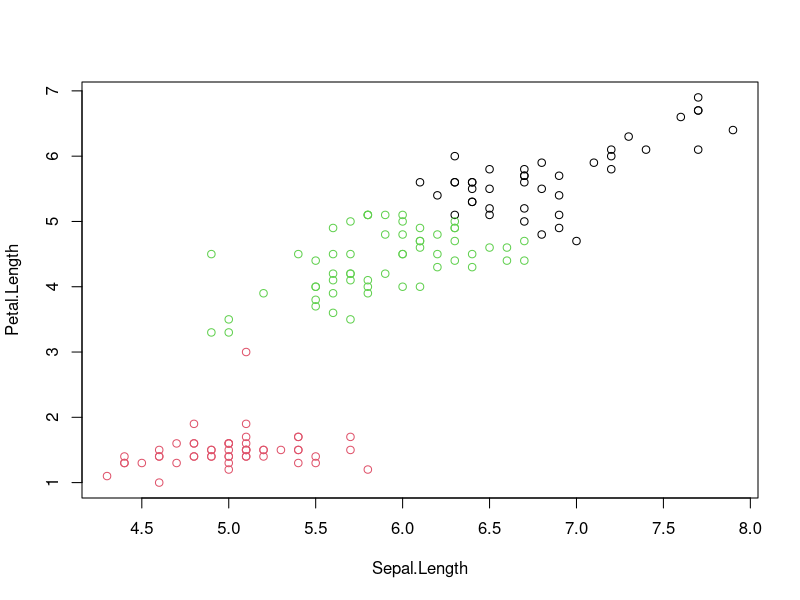
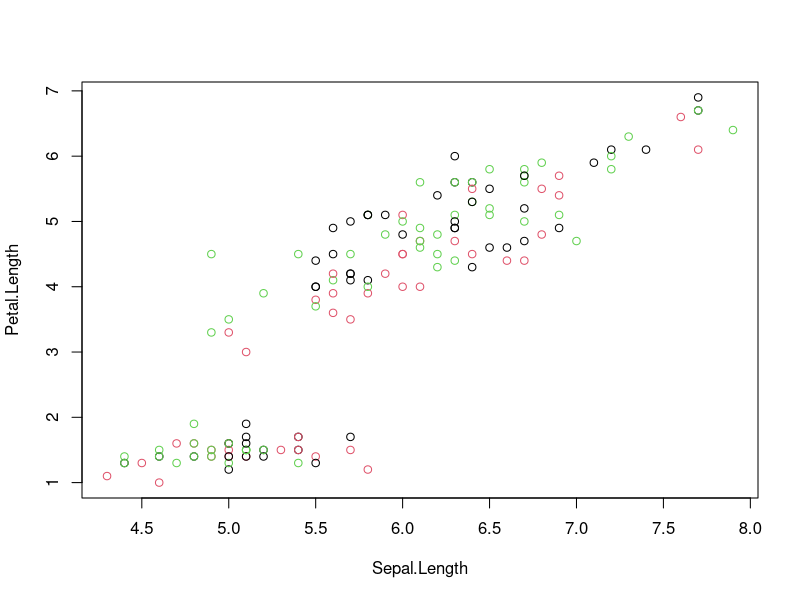
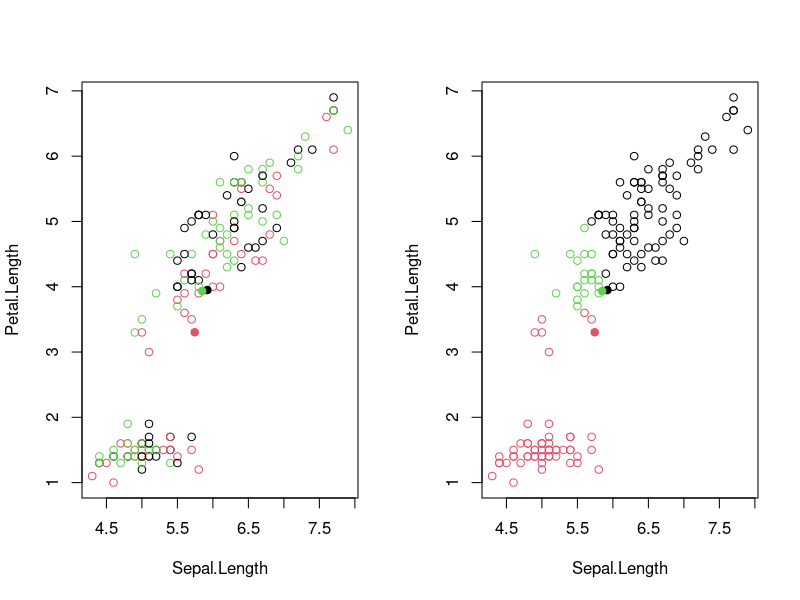
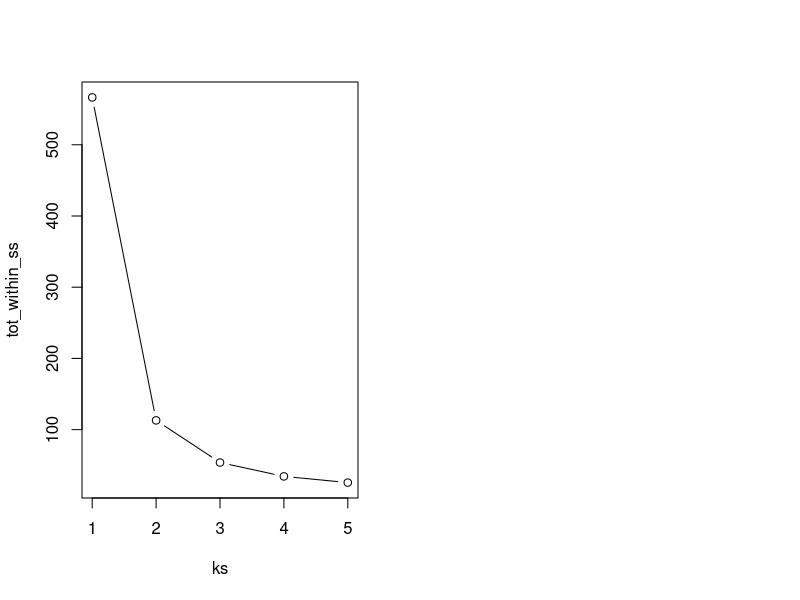

These figures' R source, in order:
### machine learning text ###
### https://bradleyboehmke.github.io/HOML/intro.html

library(dplyr)

library(datasets)
data(iris)
summary(iris)

#######################
#4.2 k-means clustering
#######################


i <- grep("Length", names(iris))
x <- iris[, i]
cl <- kmeans(x, 3, nstart = 10)
plot(x, col = cl$cluster)


dt2 <- iris %>%
  select(Sepal.Length, Petal.Length) #this is just how i would have built the data table


#4.2.1

#randomly assign a class membership
set.seed(12)
init <- sample(3, nrow(x), replace = TRUE)
plot(x, col = init)

par(mfrow = c(1, 2))
plot(x, col = init)
centres <- sapply(1:3, function(i) colMeans(x[init == i, ], ))
centres <- t(centres)
points(centres[, 1], centres[, 2], pch = 19, col = 1:3)

tmp <- dist(rbind(centres, x))
tmp <- as.matrix(tmp)[, 1:3]

ki <- apply(tmp, 1, which.min)
ki <- ki[-(1:3)]

plot(x, col = ki)
points(centres[, 1], centres[, 2], pch = 19, col = 1:3)

#######################
#4.2.3 
#######################

cl1 <- kmeans(x, 1, nstart = 10)
ss1 <- cl1$tot.withinss

cl2 <- kmeans(x, 2, nstart = 10)
ss2 <- cl2$tot.withinss

cl3 <- kmeans(x, 3, nstart = 10)
ss3 <- cl3$tot.withinss

cl4 <- kmeans(x, 4, nstart = 10)
ss4 <- cl4$tot.withinss

cl5 <- kmeans(x, 5, nstart = 10)
ss5 <- cl5$tot.withinss

ks <- 1:5
tot_within_ss <- sapply(ks, function(k) {
  cl <- kmeans(x, k, nstart = 10)
  cl$tot.withinss
})
plot(ks, tot_within_ss, type = "b")











#######################
#4.3 
#######################
